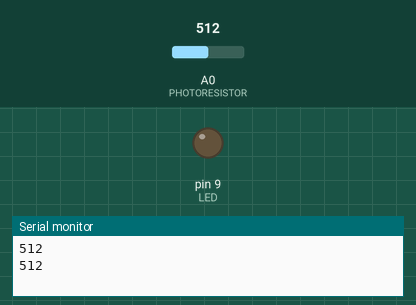
Simulated run of this sketch. Board: Arduino Uno, built with avr-gcc and run on an emulated ATmega328P. On the bench: output pins drawn as LEDs (lit = HIGH), the last lines printed to the serial monitor. Inputs (shaded band) come from the test bench; at power-on: A0 (PHOTORESISTOR) = 512.

Above: at 1.8 s.
1.9 s: A0 (PHOTORESISTOR) set to 314
3.4 s: A0 (PHOTORESISTOR) set to 289
At 4.9 s:
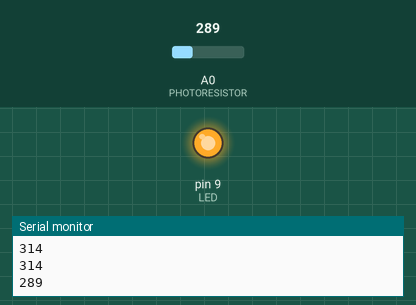
5.5 s: A0 (PHOTORESISTOR) set to 306
At 6.5 s:
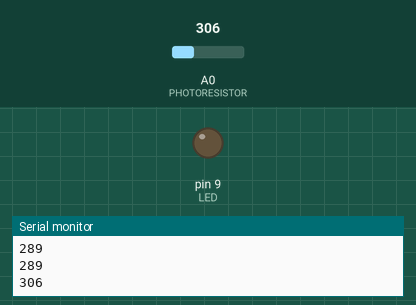
7.5 s: A0 (PHOTORESISTOR) set to 290
At 9.2 s:
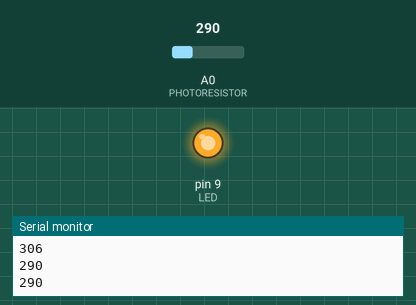
Timing chart, 0 to 10.5 s (numbered marks = the images above; inputs shaded):
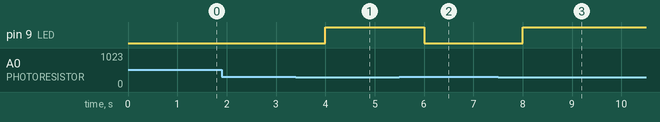

The sketch:

smart_street_light.ino
```cpp
/**
 * @file smart_street_light.ino
 * @author Gauransh Pundir
 * @date 2026-06-28
 * @description Week 1 Q5 - Smart street light system utilizing an LDR voltage
 * divider array to toggle a digital pin based on customized sensor constants.
 */

const int LED = 9;
const int PHOTORESISTOR = A0;

void setup()
{
  pinMode(LED, OUTPUT);
  pinMode(PHOTORESISTOR, INPUT);
  Serial.begin(9600);
  digitalWrite(LED, LOW);
}

void loop()
{
  int PHOTO_VALUE = analogRead(PHOTORESISTOR);
  Serial.println(PHOTO_VALUE);

  if (PHOTO_VALUE < 300){
    digitalWrite(LED, HIGH);
    delay(1000); // 1-second operational hold phase
  }
  else {
    digitalWrite(LED, LOW);
    delay(1000); // 1-second operational hold phase
  }
}
```

Measured:
- the behaviour switches between 300 and 299 on A0 (PHOTORESISTOR) (found by bisection; images 0 and 1)
- after the input at 3.4 s, pin 9 (LED): LOW → HIGH after 0.60 s
- after the input at 5.5 s, pin 9 (LED): HIGH → LOW after 0.50 s
- after the input at 7.5 s, pin 9 (LED): LOW → HIGH after 0.50 s
